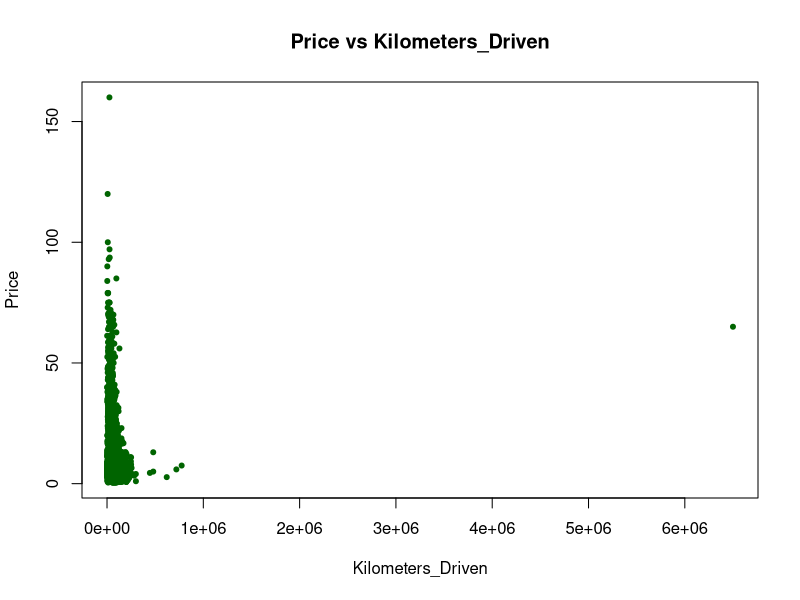
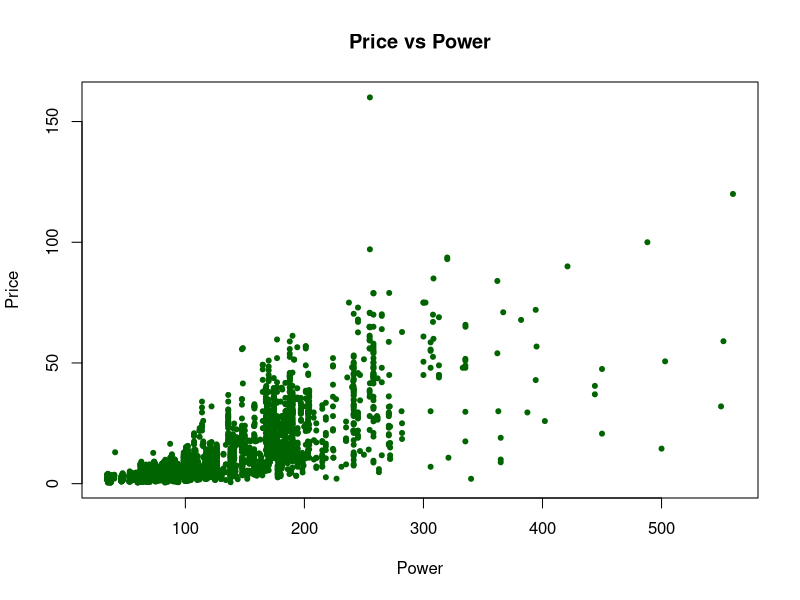
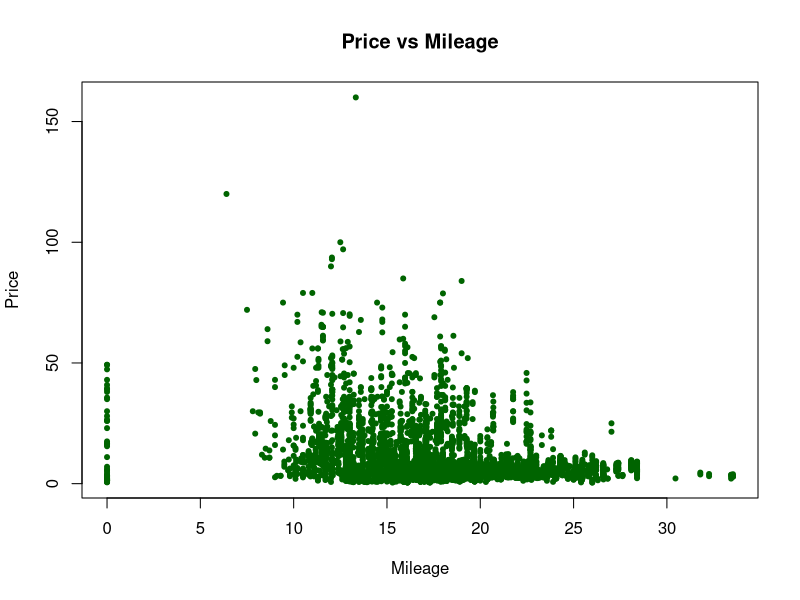
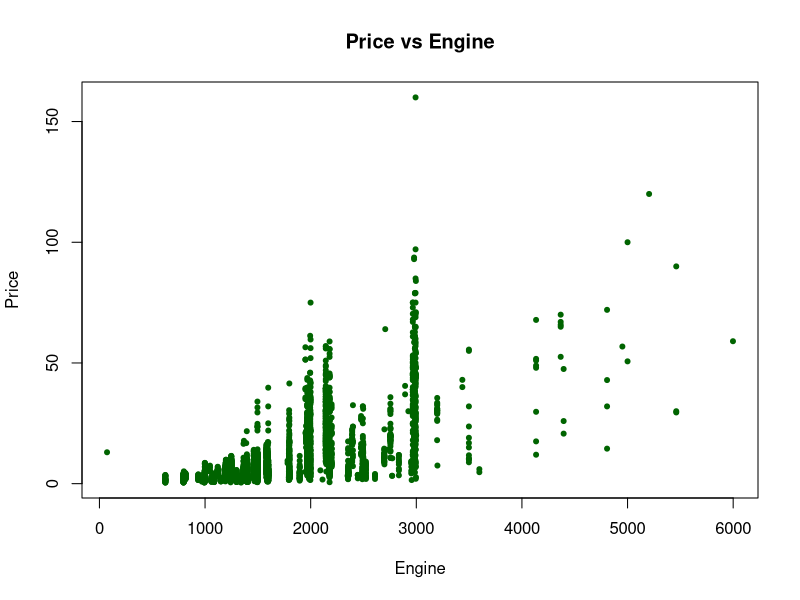
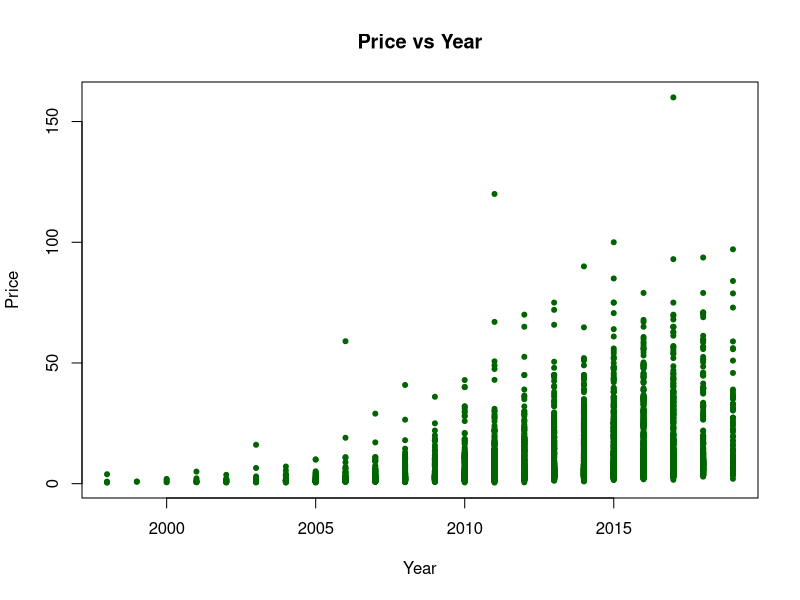
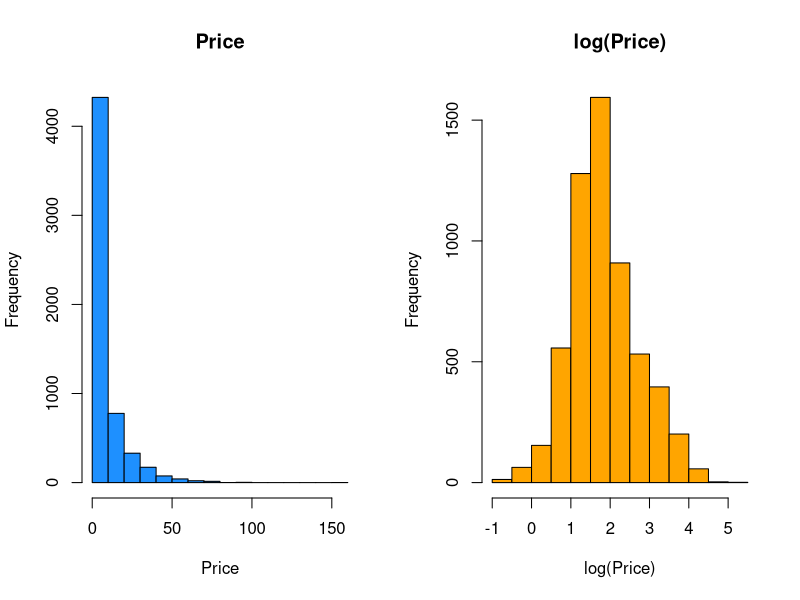
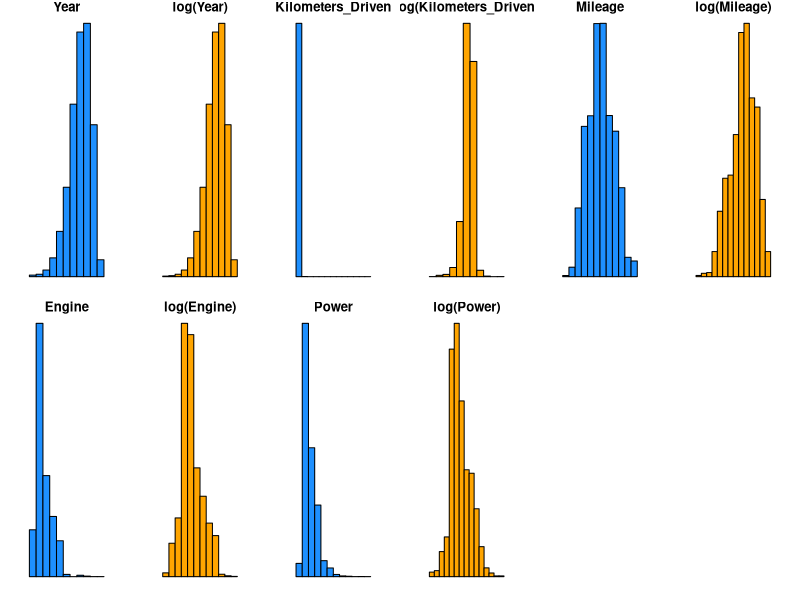

Here is the R script that generated these plots, in order: (Note: this script raises an error after producing the figures.)
## ---- chunk 1
options(scipen = 1, digits = 4, width = 80, fig.align = "center")
## ---- chunk 2
original = read.csv("used_car.csv")
summary(original)
## ---- chunk 3
plot(Price ~ Kilometers_Driven, data = original, pch = 20, col = "darkgreen",main = "Price vs Kilometers_Driven", cex = 1)
plot(Price ~ Power, data = original, pch = 20, col = "darkgreen", main = "Price vs Power", cex = 1)
plot(Price ~ Mileage, data = original, pch = 20, col = "darkgreen", main = "Price vs Mileage", cex = 1)
plot(Price ~ Engine, data = original, pch = 20, col = "darkgreen", main = "Price vs Engine", cex = 1)
plot(Price ~ Year, data = original, pch = 20, col = "darkgreen", main = "Price vs Year", cex = 1)
## ---- chunk 4
used_car = read.csv("used_car_cleaned.csv")
ucar = na.omit(used_car)
str(ucar)
## ---- chunk 5
ucar$Fuel_Type = as.factor(ucar$Fuel_Type)
ucar$Transmission = as.factor(ucar$Transmission)
ucar$Owner_Type = as.factor(ucar$Owner_Type)
ucar$Seats = as.factor(ucar$Seats)
## ---- chunk 6
par(mfrow=c(1,2))
hist(ucar$Price,main = "Price", xlab = 'Price',col = 'dodgerblue')
hist(log(ucar$Price), main = "log(Price)", xlab = 'log(Price)', col = 'orange')

## ---- chunk 7
#extract the predictor names
predictor = setdiff(colnames(ucar), c("Price"))

numeric_var_count = length(which(sapply(ucar, is.numeric)))
par(mfrow=c(ceiling(numeric_var_count*2 / 6),6), mar=c(1,2,1,2))
for (p in predictor) {
  if (is.numeric(ucar[[p]])) {
    hist(ucar[[p]], main = p, xaxt='n', yaxt='n', col = 'dodgerblue')
    hist(log(ucar[[p]]), main = paste0("log(",p,")"), xaxt='n', yaxt='n', col = 'orange')
  }
}
## ---- chunk 8
car_add = lm(Price ~., data = ucar)
add_back_aic = step(car_add, direction = "backward", trace = 0)
coef(add_back_aic)
## ---- chunk 9
library(lmtest)
bptest(add_back_aic)
shapiro.test(resid(add_back_aic))
## ---- chunk 10
cook = cooks.distance(add_back_aic)
add_back_aic2 = lm(Price ~., data = ucar, subset = (cook < 4 / length(cook)))
## ---- chunk 11
qqnorm(resid(add_back_aic), main = "Normal Q-Q Plot Before Removing Influential Points", col = "darkgrey")
qqline(resid(add_back_aic), col = "dodgerblue", lwd = 2)

qqnorm(resid(add_back_aic2), main = "Normal Q-Q Plot After Removing Influential Points", col = "darkgrey")
qqline(resid(add_back_aic2), col = "dodgerblue", lwd = 2)
## ---- chunk 12
shapiro.test(resid(add_back_aic2))
bptest(add_back_aic2)
## ---- chunk 13
car_poly = lm(Price ~.+ I(Kilometers_Driven^2) +I(Mileage^2) + I(Engine^2) +I(Power^2), data = ucar)
poly_back_aic = step(car_poly, direction = "backward", trace = 0)
coef(poly_back_aic)
bptest(poly_back_aic)
shapiro.test(resid(poly_back_aic))
## ---- chunk 14
cook = cooks.distance(poly_back_aic)
poly_back_aic2 = lm(Price ~.+ I(Kilometers_Driven^2) +I(Mileage^2) + I(Engine^2) +I(Power^2), data = ucar, subset = (cook < 4 / length(cook)))
shapiro.test(resid(poly_back_aic2))
bptest(poly_back_aic2)
## ---- chunk 15
car_int = lm(Price ~.^2, data = ucar)
int_back_aic = step(car_int, direction = "backward", trace = 0)
coef(int_back_aic)
bptest(int_back_aic)
shapiro.test(resid(int_back_aic))
## ---- chunk 16
cook = cooks.distance(int_back_aic)
int_back_aic2 = lm(Price ~.^2, data = ucar, subset = (cook < 4 / length(cook)))
shapiro.test(resid(int_back_aic2))
bptest(int_back_aic2)
## ---- chunk 17
integ_model = lm(Price ~.^2 - Engine + I(Kilometers_Driven^2) +I(Mileage^2) + I(Engine^2) - Year: Engine - Year:Owner_Type - Kilometers_Driven:Owner_Type - Kilometers_Driven:Power - Fuel_Type:Transmission - Fuel_Type:Owner_Type - Fuel_Type:Mileage - Transmission:Owner_Type - Transmission:Engine - Owner_Type:Mileage - Owner_Type:Engine - Owner_Type:Power - Owner_Type:Seats - Mileage:Engine , data = ucar)
summary(integ_model)
bptest(integ_model)
shapiro.test(resid(integ_model))

cook = cooks.distance(integ_model)
integ_model2 = lm(Price ~., data = ucar, subset = (cook < 4 / length(cook)))
bptest(integ_model2)
shapiro.test(resid(integ_model2))
## ---- chunk 18
log_car = lm(log(Price) ~ ., data = ucar)
log_car_aic = step(log_car, direction = "backward", trace = 0)
## ---- chunk 19
bptest(log_car_aic)
shapiro.test(resid(log_car_aic))
qqnorm(resid(log_car_aic), main = "Normal Q-Q Plot After log transforming", col = "darkgrey")
qqline(resid(log_car_aic), col = "dodgerblue", lwd = 2)
## ---- chunk 20
log_poly_car = lm(log(Price) ~ . +I(Kilometers_Driven^2) +I(Mileage^2) + I(Engine^2) +I(Power^2) , data = ucar)
log_poly_aic = step(log_poly_car, direction = "backward", trace = 0)
## ---- chunk 21
bptest(log_poly_aic)
shapiro.test(resid(log_poly_aic))
## ---- chunk 22
calc_loocv_rmse = function(model) {
  sqrt(mean((resid(model) / (1 - hatvalues(model))) ^ 2))
}

evaluate_model = function(name, model) {
  data.frame(Model = name,
             Predictor = length(coef(model)),
             LOOCV.RMSE = calc_loocv_rmse(model) , 
             Adj.R2 = summary(model)$adj.r.squared
             )
}
## ---- chunk 23
knitr::kable(evaluate_model("add_back_aic",add_back_aic))
knitr::kable(evaluate_model("add_back_aic2",add_back_aic2))
knitr::kable(evaluate_model("poly_back_aic2",poly_back_aic2))
knitr::kable(evaluate_model("poly_back_aic",add_back_aic))
knitr::kable(evaluate_model("int_back_aic2",int_back_aic2))
knitr::kable(evaluate_model("int_back_aic",add_back_aic))
knitr::kable(evaluate_model("integ_model",integ_model))
knitr::kable(evaluate_model("integ_model2",integ_model2))
knitr::kable(evaluate_model("log_car_aic",log_car_aic))
knitr::kable(evaluate_model("log_poly-aic",log_poly_aic))
## ---- chunk 24
##Summary of our final dataset
summary(ucar)
## ---- chunk 25
##See some of the significant predictors' mean value in the dataset 
mean(ucar$Year)
mean(ucar$Mileage)
mean(ucar$Kilometers_Driven)
## ---- chunk 26
## For our determined final model, lets see the predictors we have.
length(coef(log_car_aic))
names(coef(log_car_aic))
## ---- chunk 27
##Summary of our final chosen model 
summary(log_car_aic)
## ---- chunk 28
par(mfrow = c(2, 2))
plot(log_car_aic, col = "darkorange", lwd = 2)

# Evaluation
summary(log_car_aic)$adj.r.squared 
calc_loocv_rmse(log_car_aic)

#AIC
extractAIC(log_car_aic)

#BIC
extractAIC(log_car_aic,k=log(nrow(ucar)))

## ---- chunk 29
##Using this model, let's predict the car price based on Year of 2015, Car Mileage of 20, Kilometers_Driven of 35000, Petrol Fuel Type, Manual Transmission, First Owner_Type, Engine of 1000, Power of 1000, and Seats of 5
exp(predict(log_car_aic, newdata = data.frame(Year = 2015, Mileage = 20, Kilometers_Driven = 35000, Fuel_Type = "Petrol", Transmission = "Manual", Owner_Type = "First", Engine = 1000, Power = 100, Seats = "5")))
## ---- chunk 30
log_car = lm(log(Price) ~ ., data = ucar)
log_car_aic = step(log_car, direction = "backward", trace = 0)
coef(summary(log_car_aic))['Mileage',]
coef(summary(log_car_aic))['Power',]
coef(summary(log_car_aic))['Engine',]
## ---- chunk 31
sum(summary(log_car_aic)$coefficients[ ,4] < 0.05)/length(coef(log_car_aic))
summary(log_car_aic)$r.squared
## ---- chunk 32
summary(log_car_aic)$coefficients
